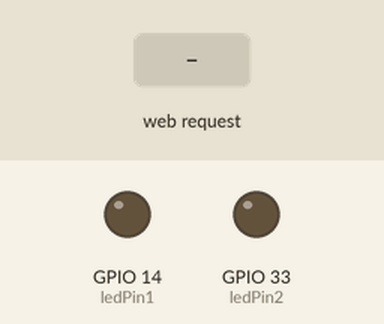
Bench run of a sketch on a simulated ESP32. On the bench: output pins drawn as LEDs (lit = HIGH). Inputs (shaded band) come from the test bench. What the sketch prints to the serial monitor is not drawn.

Above: at 1.2 s.
1.3 s: HTTP request GET /liga1 received
At 2.5 s:
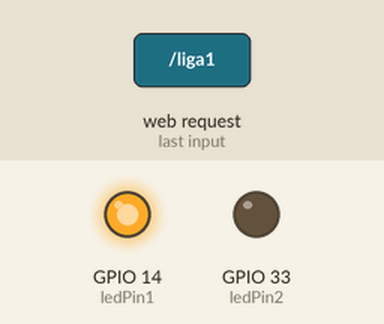
2.8 s: HTTP request GET /liga2 received
At 3.6 s:
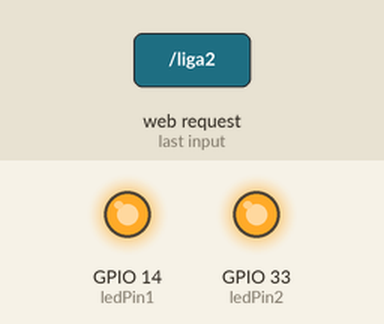
4.3 s: HTTP request GET /desliga1 received
At 4.8 s:
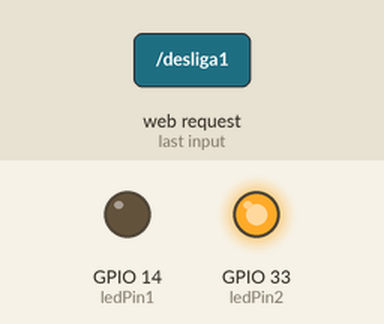
5.8 s: HTTP request GET /desliga2 received
At 7.1 s:
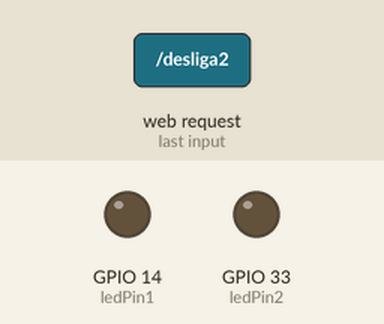
Timing chart, 0 to 8.3 s (numbered marks = the images above; inputs shaded):
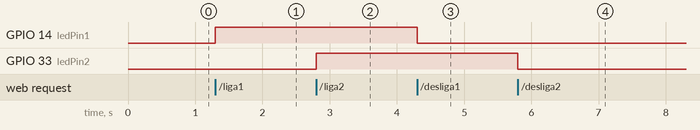

Measured:
- after the input at 1.3 s, GPIO 14 (ledPin1): LOW → HIGH at once
- after the input at 2.8 s, GPIO 33 (ledPin2): LOW → HIGH at once
- after the input at 4.3 s, GPIO 14 (ledPin1): HIGH → LOW at once
- after the input at 5.8 s, GPIO 33 (ledPin2): HIGH → LOW at once

The sketch:

serverESP32.ino
```cpp
#include <WiFi.h>
#include <WebServer.h>

//Nome e senha do ponto de acesso
const char* ssid = "IoT01-senac-Ricardo";
const char* password = "123456789";

//Definir o pino LED
const int ledPin1 = 14;
const int ledPin2 = 33;


//Criar um servidor web na porta 80
WebServer server(80);

//Página HTML que vai ser exibida nesse servidor
String htmlPage = R"rawliteral(
<!DOCTYPE html>
<html lang="en">
<head>
    <meta charset="UTF-8">
    <meta name="viewport" content="width=device-width, initial-scale=1.0">
    <title>Controlando Led</title>
    <style>
        body{
            margin:0;
            padding: 20px;
            font-family: Arial, Helvetica, sans-serif;
            background-color: #0f172a;
            color: #e5e7eb;
            text-align:center;
        }
        h1{
            color: #60a5fa;

        }
        p{
            color:#cbd5e1;
            margin-bottom: 30px;
        }
        button{
            color:#fff;
            border: none;
            padding:14px 24px;
            margin:8px;
            border-radius: 8px;
            font-size: 16px;
            width: 100%;
            max-width: 220px;
        }
        .btn-liga{
            background-color: #16a34a;
        }
        .btn-desliga{
            background-color: #dc2626;
        }
    </style>
</head>
<body>
    <h1>Turma de IoT - Senac L13</h1>
    <p>Você está conectado ao servidor de <strong>Luis Ricardo</strong></p>
    <h2>Led 1</h2>
    <button onclick="location.href='/liga1'" class="btn-liga">Ligar✅</button>
    <button onclick="location.href='/desliga1'" class="btn-desliga">Desligar⛔</button>
    <div>
    <h2>Led 2</h2>
    <button onclick="location.href='/liga2'" class="btn-liga">Ligar✅</button>
    <button onclick="location.href='/desliga2'" class="btn-desliga">Desligar⛔</button>
    </div>

</body>
</html>
)rawliteral";

void handleRoot(){
  server.send(200, "text/html", htmlPage);

}

//FUNÇÂO PARA ligar o led
void handleLedOn1(){
  digitalWrite(ledPin1, HIGH);
  server.send(200, "text/html", htmlPage);
  }

void handleLedOn2(){
  digitalWrite(ledPin2, HIGH);
  server.send(200, "text/html", htmlPage);
}

//FUNÇÂO PARA DESLIGAR  o led
void handleLedOff1(){
  digitalWrite(ledPin1, LOW);
  server.send(200, "text/html", htmlPage);
}

void handleLedOff2(){
  digitalWrite(ledPin2, LOW);
  server.send(200, "text/html", htmlPage);
}


void setup() {
  // put your setup code here, to run once:
  Serial.begin(115200);
  Serial.println("Configurando Access Point");

  //Inicia o Ponto de Acesso
  WiFi.softAP(ssid, password);

  //Exibir o IP do ESP32
  Serial.print("IP do ESP32:");
  Serial.println(WiFi.softAPIP());

  //Definir a rota em que a nossa página vai ser exibida(/)
  server.on("/", handleRoot);
  server.on("/liga1", handleLedOn1);
  server.on("/desliga1", handleLedOff1);
   server.on("/liga2", handleLedOn2);
  server.on("/desliga2", handleLedOff2);

  //Iniciar o Servidor
  server.begin();
  Serial.println("Servidor web iniciada!");

  //Definindo porta do led output
  pinMode(ledPin1, OUTPUT);
  pinMode(ledPin2, OUTPUT);
}

void loop() {
  // Configuração que mantem o servidor ativo
  server.handleClient();

}
```
